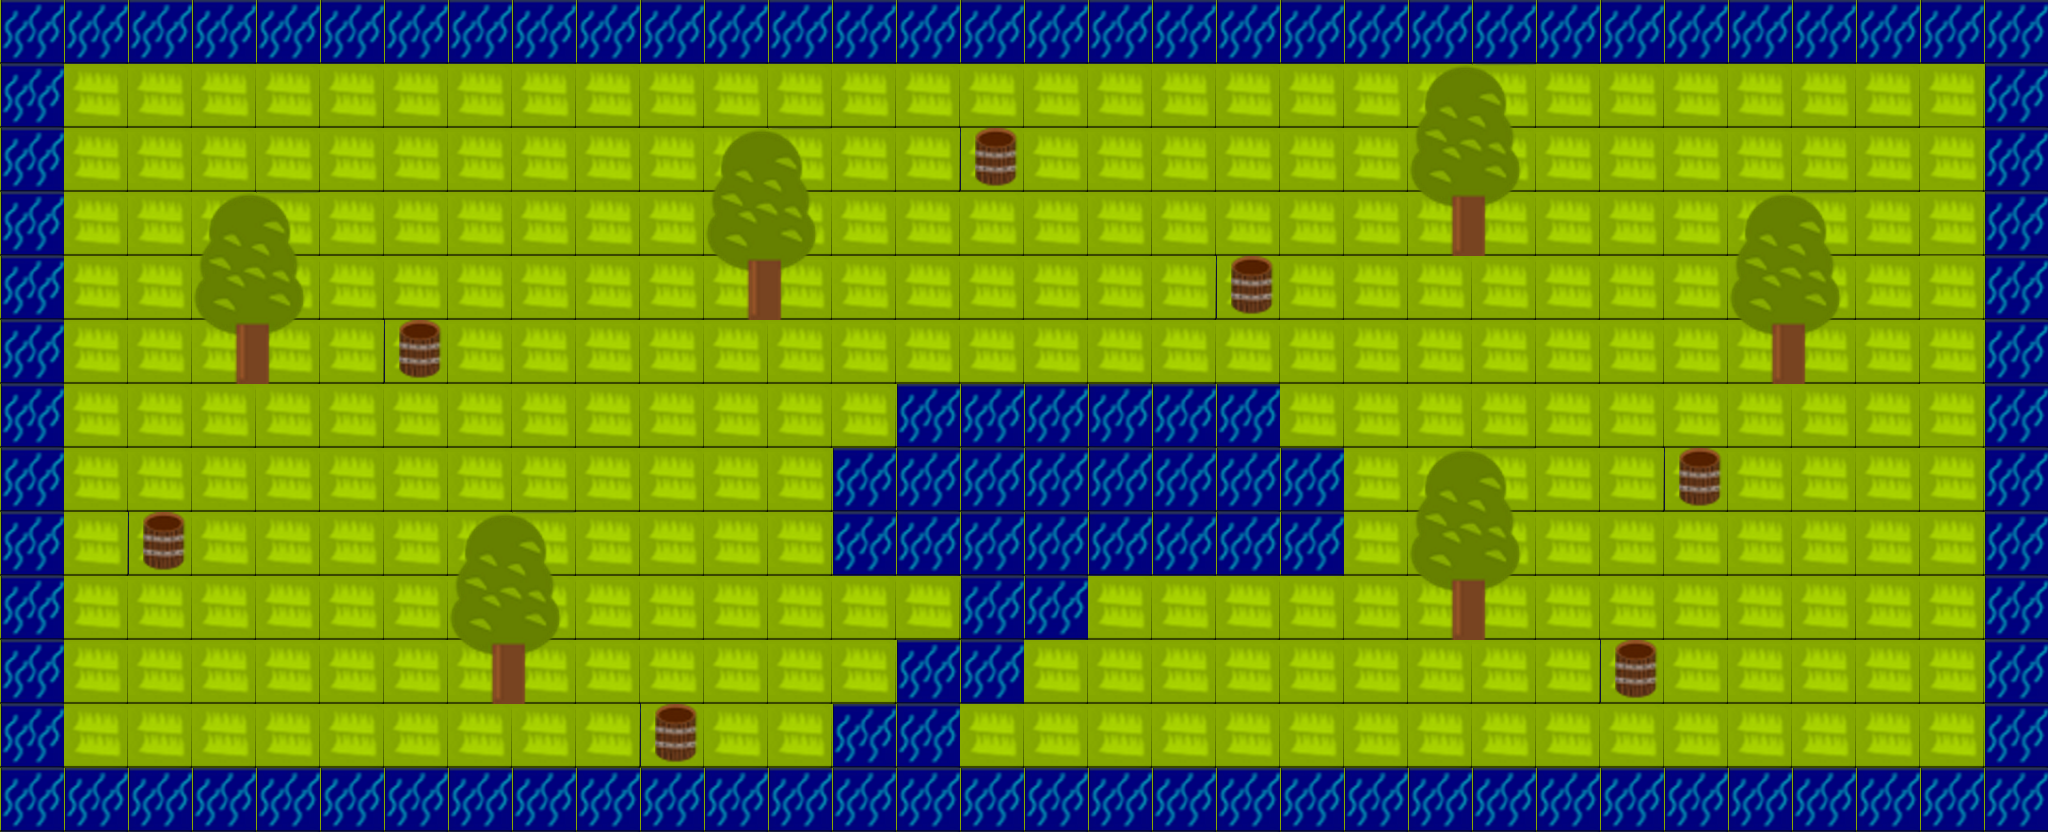

A 2D game scene composited from a Tiled map and its tileset images. What follows is a short description and the map's XML, with every tile layer's data as written:
An orthogonal 32x13 tile map with 64x64 px tiles, 4 tile layers (Ground, Obstacles, CollectorsItems, Decorations), 2 tilesets.

<map version="1.0" orientation="orthogonal" renderorder="right-down" width="32" height="13" tilewidth="64" tileheight="64" nextobjectid="1">
 <tileset firstgid="1" name="BotTestTileset" tilewidth="64" tileheight="64" tilecount="16" columns="4">
  <image source="../img/tiles.png" width="256" height="256" />
 </tileset>
 <tileset firstgid="17" name="BotTestTileset" tilewidth="64" tileheight="64" tilecount="16" columns="4">
  <image source="../img/tiles.png" width="256" height="256" />
 </tileset>
 <layer name="Ground" width="32" height="13">
  <data encoding="csv">
1,1,1,1,1,1,1,1,1,1,1,1,1,1,1,1,1,1,1,1,1,1,1,1,1,1,1,1,1,1,1,1,
1,1,1,1,1,1,1,1,1,1,1,1,1,1,1,1,1,1,1,1,1,1,1,1,1,1,1,1,1,1,1,1,
1,1,1,1,1,1,1,1,1,1,1,1,1,1,1,1,1,1,1,1,1,1,1,1,1,1,1,1,1,1,1,1,
1,1,1,1,1,1,1,1,1,1,1,1,1,1,1,1,1,1,1,1,1,1,1,1,1,1,1,1,1,1,1,1,
1,1,1,1,1,1,1,1,1,1,1,1,1,1,1,1,1,1,1,1,1,1,1,1,1,1,1,1,1,1,1,1,
1,1,1,1,1,1,1,1,1,1,1,1,1,1,1,1,1,1,1,1,1,1,1,1,1,1,1,1,1,1,1,1,
1,1,1,1,1,1,1,1,1,1,1,1,1,1,1,1,1,1,1,1,1,1,1,1,1,1,1,1,1,1,1,1,
1,1,1,1,1,1,1,1,1,1,1,1,1,1,1,1,1,1,1,1,1,1,1,1,1,1,1,1,1,1,1,1,
1,1,1,1,1,1,1,1,1,1,1,1,1,1,1,1,1,1,1,1,1,1,1,1,1,1,1,1,1,1,1,1,
1,1,1,1,1,1,1,1,1,1,1,1,1,1,1,1,1,1,1,1,1,1,1,1,1,1,1,1,1,1,1,1,
1,1,1,1,1,1,1,1,1,1,1,1,1,1,1,1,1,1,1,1,1,1,1,1,1,1,1,1,1,1,1,1,
1,1,1,1,1,1,1,1,1,1,1,1,1,1,1,1,1,1,1,1,1,1,1,1,1,1,1,1,1,1,1,1,
1,1,1,1,1,1,1,1,1,1,1,1,1,1,1,1,1,1,1,1,1,1,1,1,1,1,1,1,1,1,1,1
</data>
 </layer>
 <layer name="Obstacles" width="32" height="13">
  <data encoding="csv">
2,2,2,2,2,2,2,2,2,2,2,2,2,2,2,2,2,2,2,2,2,2,2,2,2,2,2,2,2,2,2,2,
2,0,0,0,0,0,0,0,0,0,0,0,0,0,0,0,0,0,0,0,0,0,0,0,0,0,0,0,0,0,1,2,
2,0,0,0,0,0,0,0,0,0,0,0,0,0,0,0,0,0,0,0,0,0,0,0,0,0,0,0,0,0,1,2,
2,0,0,0,0,0,0,0,0,0,0,0,0,0,0,0,0,0,0,0,0,0,13,14,0,0,0,0,0,0,1,2,
2,0,0,0,0,0,0,0,0,0,0,13,14,0,0,0,0,0,0,0,0,0,0,0,0,0,0,0,0,0,1,2,
2,0,0,13,14,0,0,0,0,0,0,0,0,0,0,0,0,0,0,0,0,0,0,0,0,0,0,13,14,0,1,2,
2,0,0,0,0,0,0,0,0,0,0,0,0,0,2,2,2,2,2,2,0,0,0,0,0,0,0,0,0,0,1,2,
2,0,0,0,0,0,0,0,0,0,0,0,0,2,2,2,2,2,2,2,2,0,0,0,0,0,0,0,0,0,0,2,
2,0,0,0,0,0,0,0,0,0,0,0,0,2,2,2,2,2,2,2,2,0,0,0,0,0,0,0,0,0,0,2,
2,0,0,0,0,0,0,0,0,0,0,0,0,0,0,2,2,0,0,0,0,0,13,14,0,0,0,0,0,0,0,2,
2,0,0,0,0,0,0,13,14,0,0,0,0,0,2,2,0,0,0,0,0,0,0,0,0,0,0,0,0,0,0,2,
2,0,0,0,0,0,0,0,0,0,0,0,0,2,2,0,0,0,0,0,0,0,0,0,0,0,0,0,0,0,0,2,
2,2,2,2,2,2,2,2,2,2,2,2,2,2,2,2,2,2,2,2,2,2,2,2,2,2,2,2,2,2,2,2
</data>
 </layer>
 <layer name="CollectorsItems" width="32" height="13" offsetx="0" offsety="-1.33333">
  <data encoding="csv">
0,0,0,0,0,0,0,0,0,0,0,0,0,0,0,0,0,0,0,0,0,0,0,0,0,0,0,0,0,0,0,0,
0,0,0,0,0,0,0,0,0,0,0,0,0,0,0,0,0,0,0,0,0,0,0,0,0,0,0,0,0,0,0,0,
0,0,0,0,0,0,0,0,0,0,0,0,0,0,0,3,0,0,0,0,0,0,0,0,0,0,0,0,0,0,0,0,
0,0,0,0,0,0,0,0,0,0,0,0,0,0,0,0,0,0,0,0,0,0,0,0,0,0,0,0,0,0,0,0,
0,0,0,0,0,0,0,0,0,0,0,0,0,0,0,0,0,0,0,3,0,0,0,0,0,0,0,0,0,0,0,0,
0,0,0,0,0,0,3,0,0,0,0,0,0,0,0,0,0,0,0,0,0,0,0,0,0,0,0,0,0,0,0,0,
0,0,0,0,0,0,0,0,0,0,0,0,0,0,0,0,0,0,0,0,0,0,0,0,0,0,0,0,0,0,0,0,
0,0,0,0,0,0,0,0,0,0,0,0,0,0,0,0,0,0,0,0,0,0,0,0,0,0,3,0,0,0,0,0,
0,0,3,0,0,0,0,0,0,0,0,0,0,0,0,0,0,0,0,0,0,0,0,0,0,0,0,0,0,0,0,0,
0,0,0,0,0,0,0,0,0,0,0,0,0,0,0,0,0,0,0,0,0,0,0,0,0,0,0,0,0,0,0,0,
0,0,0,0,0,0,0,0,0,0,0,0,0,0,0,0,0,0,0,0,0,0,0,0,0,3,0,0,0,0,0,0,
0,0,0,0,0,0,0,0,0,0,3,0,0,0,0,0,0,0,0,0,0,0,0,0,0,0,0,0,0,0,0,0,
0,0,0,0,0,0,0,0,0,0,0,0,0,0,0,0,0,0,0,0,0,0,0,0,0,0,0,0,0,0,0,0
</data>
 </layer>
 <layer name="Decorations" width="32" height="13">
  <data encoding="csv">
0,0,0,0,0,0,0,0,0,0,0,0,0,0,0,0,0,0,0,0,0,0,0,0,0,0,0,0,0,0,0,0,
0,0,0,0,0,0,0,0,0,0,0,0,0,0,0,0,0,0,0,0,0,0,5,6,0,0,0,0,0,0,0,0,
0,0,0,0,0,0,0,0,0,0,0,5,6,0,0,0,0,0,0,0,0,0,9,10,0,0,0,0,0,0,0,0,
0,0,0,5,6,0,0,0,0,0,0,9,10,0,0,0,0,0,0,0,0,0,0,0,0,0,0,5,6,0,0,0,
0,0,0,9,10,0,0,0,0,0,0,0,0,0,0,0,0,0,0,0,0,0,0,0,0,0,0,9,10,0,0,0,
0,0,0,0,0,0,0,0,0,0,0,0,0,0,0,0,0,0,0,0,0,0,0,0,0,0,0,0,0,0,0,0,
0,0,0,0,0,0,0,0,0,0,0,0,0,0,0,0,0,0,0,0,0,0,0,0,0,0,0,0,0,0,0,0,
0,0,0,0,0,0,0,0,0,0,0,0,0,0,0,0,0,0,0,0,0,0,5,6,0,0,0,0,0,0,0,0,
0,0,0,0,0,0,0,5,6,0,0,0,0,0,0,0,0,0,0,0,0,0,9,10,0,0,0,0,0,0,0,0,
0,0,0,0,0,0,0,9,10,0,0,0,0,0,0,0,0,0,0,0,0,0,0,0,0,0,0,0,0,0,0,0,
0,0,0,0,0,0,0,0,0,0,0,0,0,0,0,0,0,0,0,0,0,0,0,0,0,0,0,0,0,0,0,0,
0,0,0,0,0,0,0,0,0,0,0,0,0,0,0,0,0,0,0,0,0,0,0,0,0,0,0,0,0,0,0,0,
0,0,0,0,0,0,0,0,0,0,0,0,0,0,0,0,0,0,0,0,0,0,0,0,0,0,0,0,0,0,0,0
</data>
 </layer>
</map>